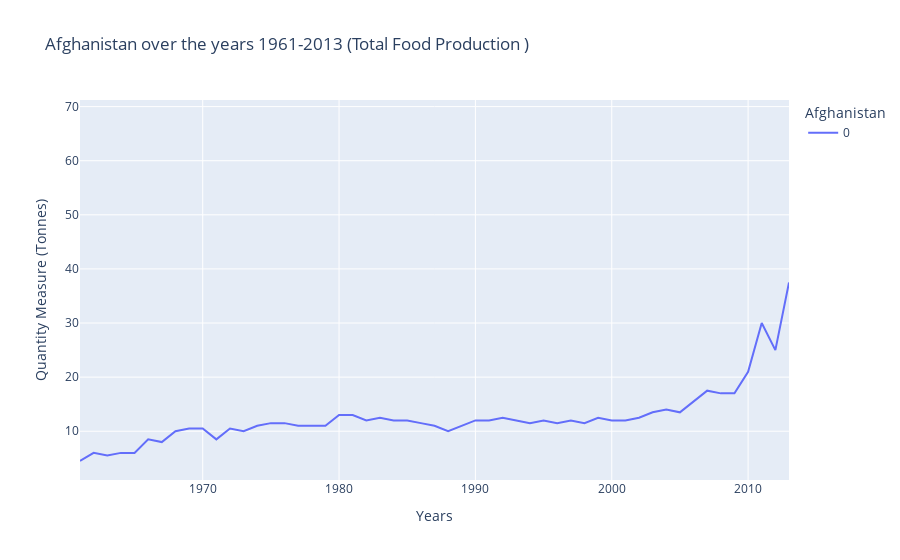

The code cell stored with this chart in its notebook:
### Code cell
px.line(countries['Afghanistan'].sort_values('Item').median(), 
    labels={'value':'Quantity Measure (Tonnes)', 'index':'Years', 'variable': 'Afghanistan'},
    title='Afghanistan over the years 1961-2013 (Total Food Production )'
)

### Figure 1 — Plotly figure (JSON) as saved in the notebook; plotly's stock layout.template omitted (floating-point values rounded to 4 significant figures)
{"data": [{"hovertemplate": "Afghanistan=0<br>Years=%{x}<br>Quantity Measure (Tonnes)=%{y}<extra></extra>", "legendgroup": "0", "line": {"color": "#636efa", "dash": "solid"}, "marker": {"symbol": "circle"}, "mode": "lines", "name": "0", "orientation": "v", "showlegend": true, "type": "scatter", "x": ["latitude", "longitude", 1961, 1962, 1963, 1964, 1965, 1966, 1967, 1968, 1969, 1970, 1971, 1972, 1973, 1974, 1975, 1976, 1977, 1978, 1979, 1980, 1981, 1982, 1983, 1984, 1985, 1986, 1987, 1988, 1989, 1990, 1991, 1992, 1993, 1994, 1995, 1996, 1997, 1998, 1999, 2000, 2001, 2002, 2003, 2004, 2005, 2006, 2007, 2008, 2009, 2010, 2011, 2012, 2013], "xaxis": "x", "y": [33.94, 67.71, 4.5, 6, 5.5, 6, 6, 8.5, 8, 10, 10.5, 10.5, 8.5, 10.5, 10, 11, 11.5, 11.5, 11, 11, 11, 13, 13, 12, 12.5, 12, 12, 11.5, 11, 10, 11, 12, 12, 12.5, 12, 11.5, 12, 11.5, 12, 11.5, 12.5, 12, 12, 12.5, 13.5, 14, 13.5, 15.5, 17.5, 17, 17, 21, 30, 25, 37.5], "yaxis": "y"}], "layout": {"legend": {"title": {"text": "Afghanistan"}, "tracegroupgap": 0}, "title": {"text": "Afghanistan over the years 1961-2013 (Total Food Production )"}, "xaxis": {"anchor": "y", "domain": [0, 1], "title": {"text": "Years"}}, "yaxis": {"anchor": "x", "domain": [0, 1], "title": {"text": "Quantity Measure (Tonnes)"}}}}
